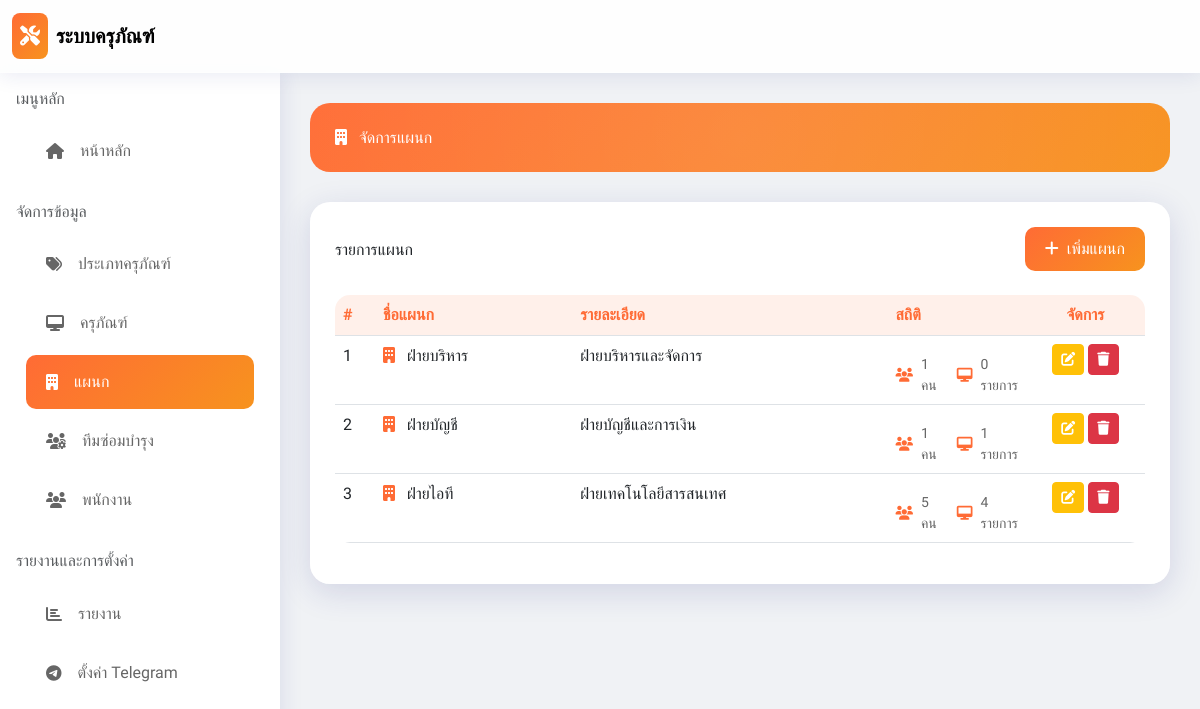
Screenshot of /departments.php (signed in) with the database file from the repository.
### tables this page shows
CREATE TABLE `departments` (
  `id` int(11) NOT NULL,
  `name` varchar(255) NOT NULL,
  `description` text DEFAULT NULL,
  `created_at` timestamp NOT NULL DEFAULT current_timestamp(),
  `updated_at` timestamp NOT NULL DEFAULT current_timestamp() ON UPDATE current_timestamp()
);

### departments.php (the view, shortened to what this page needs)
<?php
$conn = connectDB();
$sql = "SELECT d.*,
        (SELECT COUNT(*) FROM users WHERE department_id = d.id) as user_count,
        (SELECT COUNT(*) FROM equipment WHERE department_id = d.id) as equipment_count
        FROM departments d
        ORDER BY d.name";
$result = mysqli_query($conn, $sql);
?>
<!DOCTYPE html>
<html lang="th">
<head>
    <link href="https://cdn.jsdelivr.net/npm/bootstrap@5.3.0/dist/css/bootstrap.min.css" rel="stylesheet">
    <link rel="stylesheet" href="https://cdnjs.cloudflare.com/ajax/libs/font-awesome/6.4.0/css/all.min.css">
    <script src="https://cdn.tailwindcss.com"></script>
</head>
<body>
    <nav class="navbar navbar-expand-lg navbar-glass sticky-top">
        <div class="container-fluid">
            <a class="navbar-brand d-flex align-items-center" href="index.php">
                <div class="gradient-bg text-white p-2 rounded-3 me-2">
                    <i class="fas fa-tools"></i>
                </div>
                <span class="fw-bold">ระบบครุภัณฑ์</span>
            </a>
        </div>
    </nav>
    <div class="d-flex">
        <div class="sidebar" style="width: 280px;">
            <div class="p-3">
                <h6 class="text-muted mb-3">เมนูหลัก</h6>
                <a href="index.php" class="sidebar-item">
                    <i class="fas fa-home me-3"></i> หน้าหลัก
                </a>
                <h6 class="text-muted mb-3 mt-4">จัดการข้อมูล</h6>
                <a href="equipment_categories.php" class="sidebar-item">
                    <i class="fas fa-tags me-3"></i> ประเภทครุภัณฑ์
                </a>
                <a href="equipment.php" class="sidebar-item">
                    <i class="fas fa-desktop me-3"></i> ครุภัณฑ์
                </a>
                <a href="departments.php" class="sidebar-item active">
                    <i class="fas fa-building me-3"></i> แผนก
                </a>
                <a href="maintenance_teams.php" class="sidebar-item">
                    <i class="fas fa-users-cog me-3"></i> ทีมซ่อมบำรุง
                </a>
                <a href="users.php" class="sidebar-item">
                    <i class="fas fa-users me-3"></i> พนักงาน
                </a>
                <h6 class="text-muted mb-3 mt-4">รายงานและการตั้งค่า</h6>
                <a href="reports.php" class="sidebar-item">
                    <i class="fas fa-chart-bar me-3"></i> รายงาน
                </a>
                <a href="telegram_settings.php" class="sidebar-item">
                    <i class="fab fa-telegram me-3"></i> ตั้งค่า Telegram
                </a>
            </div>
        </div>
        <div class="flex-grow-1 content-area">
            <div class="page-header">
                <h4 class="mb-0">
                    <i class="fas fa-building me-2"></i>
                    จัดการแผนก
                </h4>
            </div>
            <div class="glass-card p-4">
                <div class="d-flex justify-content-between align-items-center mb-4">
                    <h5 class="mb-0">รายการแผนก</h5>
                    <button class="btn btn-orange" data-bs-toggle="modal" data-bs-target="#addModal">
                        <i class="fas fa-plus me-2"></i>เพิ่มแผนก
                    </button>
                </div>
                <div class="table-responsive">
                    <table class="table table-hover table-glass">
                        <thead>
                            <tr>
                                <th width="5%">#</th>
                                <th width="25%">ชื่อแผนก</th>
                                <th width="40%">รายละเอียด</th>
                                <th width="15%">สถิติ</th>
                                <th width="15%" class="text-center">จัดการ</th>
                            </tr>
                        </thead>
                        <tbody>
                            <?php
                            $i = 1;
                            while ($row = mysqli_fetch_assoc($result)):
                            ?>
                                <tr>
                                    <td><?php echo $i++; ?></td>
                                    <td>
                                        <i class="fas fa-building me-2" style="color: #ff6b35;"></i>
                                        <?php echo $row['name']; ?>
                                    </td>
                                    <td><?php echo $row['description'] ?: '-'; ?></td>
                                    <td>
                                        <div class="stat-info">
                                            <div class="stat-item">
                                                <i class="fas fa-users"></i>
                                                <span><?php echo number_format($row['user_count']); ?> คน</span>
                                            </div>
                                            <div class="stat-item">
                                                <i class="fas fa-desktop"></i>
                                                <span><?php echo number_format($row['equipment_count']); ?> รายการ</span>
                                            </div>
                                        </div>
                                    </td>
                                    <td class="text-center">
                                        <button class="btn btn-sm btn-warning text-white"
                                                onclick="editDepartment(<?php echo htmlspecialchars(json_encode($row)); ?>)">
                                            <i class="fas fa-edit"></i>
                                        </button>
                                        <button class="btn btn-sm btn-danger"
                                                onclick="confirmDelete(<?php echo $row['id']; ?>, '<?php echo $row['name']; ?>')">
                                            <i class="fas fa-trash"></i>
                                        </button>
                                    </td>
                                </tr>
                            <?php endwhile; ?>
                        </tbody>
                    </table>
                </div>
            </div>
        </div>
    </div>
</body>
</html>

### departments.php (style rules this page uses)
body { font-family: 'Prompt', sans-serif; background: #f0f2f5; }
.gradient-bg { background: linear-gradient(135deg, #ff6b35 0%, #f7931e 100%); }
.glass-card { background: rgba(255, 255, 255, 0.95); backdrop-filter: blur(20px); -webkit-backdrop-filter: blur(20px); border-radius: 20px; border: 1px solid rgba(255, 255, 255, 0.3); box-shadow: 0 8px 32px 0 rgba(31, 38, 135, 0.15); }
.navbar-glass { background: rgba(255, 255, 255, 0.9); backdrop-filter: blur(20px); -webkit-backdrop-filter: blur(20px); border-bottom: 1px solid rgba(255, 255, 255, 0.3); box-shadow: 0 2px 20px 0 rgba(31, 38, 135, 0.1); }
.btn-orange { background: linear-gradient(135deg, #ff6b35 0%, #f7931e 100%); color: white; border: none; border-radius: 10px; padding: 10px 20px; transition: all 0.3s ease; }
.sidebar { background: rgba(255, 255, 255, 0.95); backdrop-filter: blur(20px); -webkit-backdrop-filter: blur(20px); box-shadow: 2px 0 20px 0 rgba(31, 38, 135, 0.1); min-height: calc(100vh - 70px); }
.sidebar-item { padding: 15px 20px; color: #666; text-decoration: none; display: flex; align-items: center; transition: all 0.3s ease; border-radius: 10px; margin: 5px 10px; }
.sidebar-item.active { background: linear-gradient(135deg, #ff6b35 0%, #f7931e 100%); color: white; }
.content-area { padding: 30px; }
.table-glass { background: rgba(255, 255, 255, 0.95); backdrop-filter: blur(20px); -webkit-backdrop-filter: blur(20px); border-radius: 15px; overflow: hidden; }
.table-glass th { background: rgba(255, 107, 53, 0.1); font-weight: 600; color: #ff6b35; }
.page-header { background: linear-gradient(135deg, #ff6b35 0%, #f7931e 100%); color: white; border-radius: 20px; padding: 25px; margin-bottom: 30px; position: relative; overflow: hidden; }
.page-header::before { content: ''; position: absolute; top: -50%; right: -50%; width: 200%; height: 200%; background: radial-gradient(circle, rgba(255, 255, 255, 0.1) 0%, transparent 70%); animation: pulse 3s ease-in-out infinite; }
.stat-info { display: flex; gap: 20px; margin-top: 10px; }
.stat-item { display: flex; align-items: center; gap: 8px; font-size: 0.875rem; color: #666; }
.stat-item i { color: #ff6b35; }

### rows the page displays
departments: name "ฝ่ายบริหาร", description "ฝ่ายบริหารและจัดการ", user_count "1", equipment_count "0"
departments: name "ฝ่ายบัญชี", description "ฝ่ายบัญชีและการเงิน", user_count "1", equipment_count "1"
departments: name "ฝ่ายไอที", description "ฝ่ายเทคโนโลยีสารสนเทศ", user_count "5", equipment_count "4"
